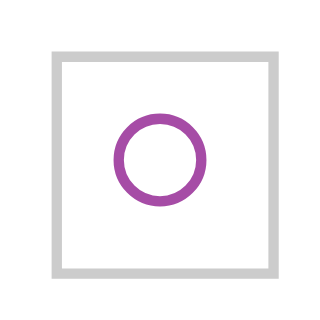

Source (Vega-Lite JSON):
### Vega specification from a JSON file in a GitHub repository (floating-point values rounded to 4 significant figures)
{"$schema": "https://vega.github.io/schema/vega/v3.0.json", "autosize": "pad", "padding": 5, "encode": {"update": {"stroke": {"value": "#ccc"}, "fill": {"value": "transparent"}}}, "data": [{"name": "source_0", "values": [{"a": 2}]}], "signals": [{"name": "width", "update": "21"}, {"name": "height", "update": "21"}], "marks": [{"name": "marks", "type": "symbol", "role": "point", "from": {"data": "source_0"}, "encode": {"update": {"x": {"signal": "width", "mult": 0.5}, "y": {"signal": "height", "mult": 0.5}, "stroke": {"value": "purple"}, "fill": {"value": "transparent"}, "opacity": {"value": 0.7}}}}], "config": {"axis": {"domainColor": "#888", "tickColor": "#888"}, "axisY": {"minExtent": 30}}}
